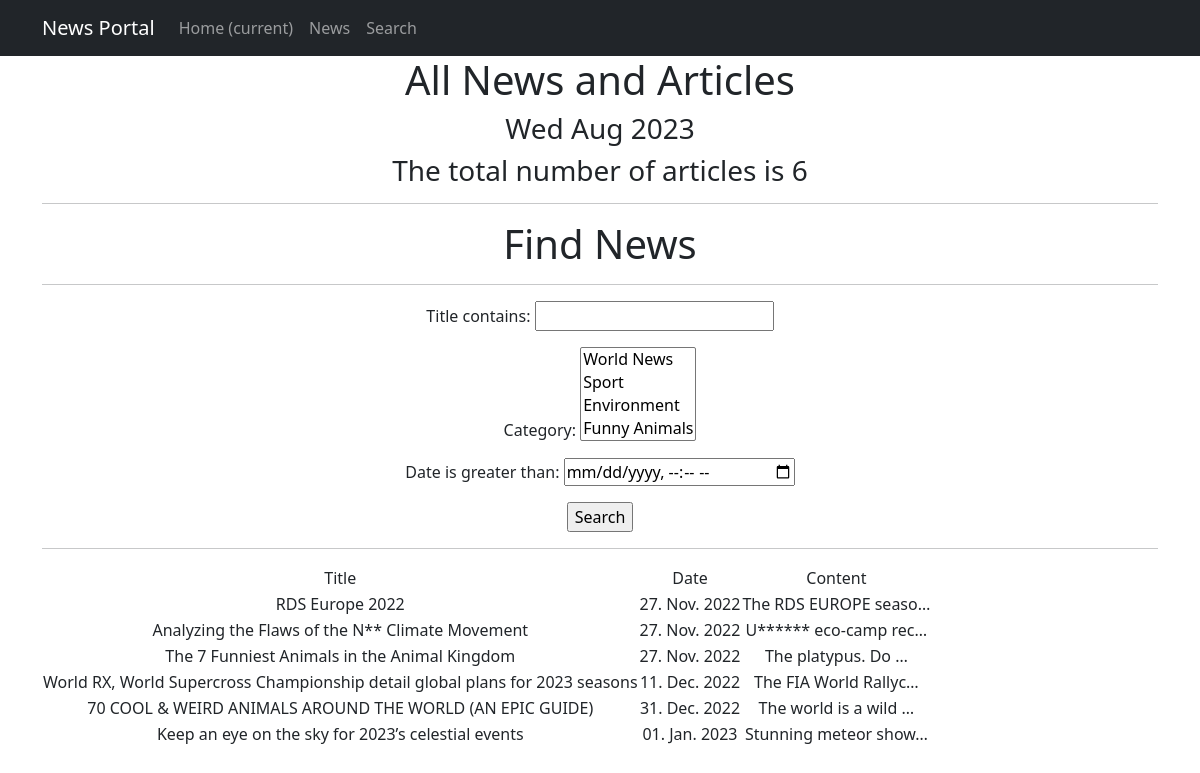
The app's page /news/search/ with its own data.
### news/models.py (models this page shows, shortened)
class Post(models.Model):
    article = 'AR'
    news = 'NE'
    NEWSTYPES = [
        (article, 'Article'),
        (news, 'News'),
    ]
    choice = models.CharField(max_length=2,
                              choices=NEWSTYPES,
                              default=news)
    date = models.DateTimeField(auto_now_add=True)
    title = models.CharField(max_length=255)
    content = models.TextField(default="No News / Articles Yet")
    news_rate = models.IntegerField(default=0)
    author = models.ForeignKey(Author, on_delete=models.CASCADE)
    category = models.ManyToManyField(Category, through='PostCategory')

### news/views.py (the view)
# urls.py: path('search/', Search.as_view(), name='search'),
class Search(ListView):
    model = Post
    template_name = 'search.html'
    context_object_name = 'news'
    def get_queryset(self):
        queryset = super().get_queryset()
        self.filterset = PostFilter(self.request.GET, queryset)
        return self.filterset.qs
    def get_context_data(self, **kwargs):
        context = super().get_context_data(**kwargs)
        context['time_now'] = \
            datetime.utcnow()
        context['next_info'] = None
        context['filterset'] = self.filterset
        return context

### news/models.py (called while the page is built)
    def __str__(self):
        return str(self.category_name)

### news/templatetags/custom_filters.py (called while the page is built)
@register.filter()
def censor(value):
    bad_words = ["new", "usually"]  # для примера отображения в разных новостях/статьях и в их заголовках
    if not isinstance(value, str):
        raise TypeError(f"Filter is used only for 'str' type!")
    for word in value.split():
        if word.lower() in bad_words:
            value = value.replace(word, f"{word[0]}{cenzor_symbol * (len(word) - 1)}")
    return value

### templates/search.html (shortened to what this page needs)
{% extends 'flatpages/default.html' %}
{% load custom_filters %}
{% load custom_tags %}
{% block content %}
   <h1>All News and Articles</h1>
   <h3>{{ time_now|date:'D M Y' }}</h3>
   <h3> The total number of articles is {{ news|length }} </h3>
   <hr>
   <h1>Find News</h1>
   <hr>
        <form action="" method="get">
            {{ filterset.form.as_p }}
            <input type="submit" value="Search" />
        </form>
   <hr>
   {% if news %}
       <table>
           <tr>
               <td>Title</td>
               <td>Date</td>
               <td>Content</td>
           </tr>
           {% for new in news %}
           <tr>
               <td>{{ new.title|censor }}</td>
               <td>{{ new.date|date:'d. M. Y' }}</td>
               <td>{{ new.content|truncatechars:21|censor }}</td>
           </tr>
           {% endfor %}
       </table>
   {% else %}
       <h2>No Available News Yet!</h2>
   {% endif %}
{% endblock content %}

### records on screen
Post: title|censor "RDS Europe 2022", date "27. Nov. 2022", content|censor "The RDS EUROPE seaso…"
Post: title|censor "Analyzing the Flaws of the N** Climate Movement", date "27. Nov. 2022", content|censor "U****** eco-camp rec…"
Post: title|censor "The 7 Funniest Animals in the Animal Kingdom", date "27. Nov. 2022", content|censor "The platypus. Do …"
Post: title|censor "World RX, World Supercross Championship detail global plans for 2023 seasons", date "11. Dec. 2022", content|censor "The FIA World Rallyc…"
Post: title|censor "70 COOL & WEIRD ANIMALS AROUND THE WORLD (AN EPIC GUIDE)", date "31. Dec. 2022", content|censor "The world is a wild …"
Post: title|censor "Keep an eye on the sky for 2023’s celestial events", date "01. Jan. 2023", content|censor "Stunning meteor show…"

### other values on screen
{{ time_now|date:'D M Y' }} "Wed Aug 2023"
{{ news|length }} "6"
